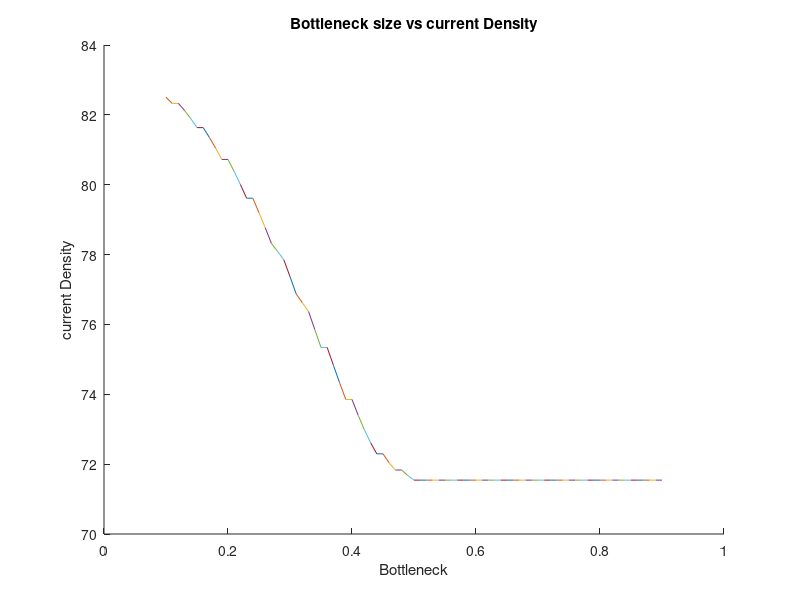

This chart was generated by the following MATLAB code:
%Althaf Ahamed
%% Part 2 c)
%
% We want to decrease the bottleneck size and see how the current changes with
% respect to it
clear
clc

for bottleneck = 0.1:0.01:0.9
    
    nx = 50;
    ny = 1.5 * nx; % Since we want the region to be a rectangle and ratio is 3/2
    
    G = sparse(nx*ny); % the equations
    B = zeros(1,nx*ny);
    
    sM = zeros (ny,nx); % sigma matrix
    
    %the two resistive boxes will become smaller with each iteration
    box = [nx*2/5 nx*3/5 ny* bottleneck ny* (1-bottleneck)];
    
    for i = 1:nx
        
        for j = 1:ny
            
            n = j + (i-1)*ny;
            
            if i == 1
                G(n, :) = 0;
                G(n, n) = 1;
                B(n) = 1;
                
            elseif i == nx
                G(n, :) = 0;
                G(n, n) = 1;
                B(n) = 0;
                
            elseif j == 1
                
                if i > box(1) && i < box(2)
                    G(n, n) = -3;
                    G(n, n+1) = 0.01;
                    G(n, n+ny) = 0.01;
                    G(n, n-ny) = 0.01;
                    
                else
                    
                    G(n, n) = -3;
                    G(n, n+1) = 1;
                    G(n, n+ny) = 1;
                    G(n, n-ny) = 1;
                    
                end
                
            elseif j == ny
                
                if i > box(1) && i < box(2)
                    
                    G(n, n) = -3;
                    G(n, n+1) = 0.01;
                    G(n, n+ny) = 0.01;
                    G(n, n-ny) = 0.01;
                    
                else
                    
                    G(n, n) = -3;
                    G(n, n+1) = 1;
                    G(n, n+ny) = 1;
                    G(n, n-ny) = 1;
                    
                end
                
            else
                
                if i > box(1) && i < box(2) && (j < box(3)||j > box(4))
                    
                    G(n, n) = -4;
                    G(n, n+1) = 0.01;
                    G(n, n-1) = 0.01;
                    G(n, n+ny) = 0.01;
                    G(n, n-ny) = 0.01;
                    
                else
                    
                    G(n, n) = -4;
                    G(n, n+1) = 1;
                    G(n, n-1) = 1;
                    G(n, n+ny) = 1;
                    G(n, n-ny) = 1;
                    
                end
            end
        end
    end
    
    for i = 1 : nx
        
        for j = 1 : ny
            
            if i >= box(1) && i <= box(2)
                sM(j, i) = 0.01;
                
            else
                
                sM(j, i) = 1;
                
            end
            
            if i >= box(1) && i <= box(2) && j >= box(3) && j <= box(4)
                
                sM(j, i) = 1;
                
            end
        end
    end
    
    
    V = G\B';
    
    m = zeros(ny,nx,1);
    
    for i = 1:nx
        
        for j = 1:ny
            
            n = j + (i-1)*ny;
            m(j,i) = V(n);
            
        end
    end
    
    [Ex,Ey] = gradient(m);
    
    Jx = sM .* Ex;
    Jy = sM .* Ey;
    
    J = sqrt(Jx.^2 + Jy.^2);
    
    figure(1);
    hold on;
    
    if bottleneck == 0.1
        
        curr = sum(J, 2);
        currSum = sum(curr);
        currTemp = currSum;
        plot([bottleneck, bottleneck], [currTemp, currSum])
        
    
    end
    if bottleneck > 0.1
        
        currTemp = currSum;
        curr = sum(J, 2);
        currSum = sum(curr);
        
        plot([bottleneck-0.01, bottleneck], [currTemp, currSum])
        xlabel("Bottleneck");
        ylabel("current Density");
        
    end
    
    title("Bottleneck size vs current Density");
    
end

%% Conclusion
% From the plot, it can be see that narrowing the bottleneck decreases
% the curent density. However, it is not linear but exponential. When it is narrowed by
% 50%, the current does not change very much. 